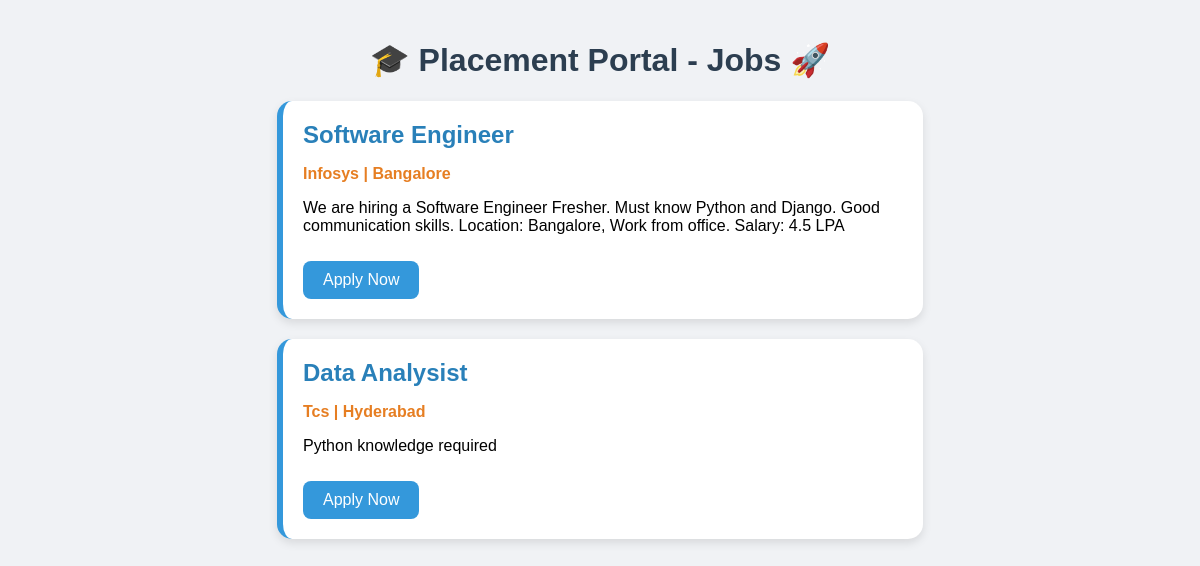
The page / on the database its author committed.
### jobs/models.py (models this page shows, shortened)
class Job(models.Model):
    title = models.CharField(max_length=100)
    company = models.CharField(max_length=100)
    location = models.CharField(max_length=100)
    description = models.TextField()

### jobs/views.py (the view)
# urls.py: path('', views.home, name='home'),
def home(request):
    jobs = Job.objects.all()
    return render(request, 'home.html', {'jobs': jobs})

### jobs/templates/home.html (shortened to what this page needs)
<!DOCTYPE html>
<html>
<head>
</head>
<body>
  <h1>🎓 Placement Portal - Jobs 🚀</h1>
  {% for job in jobs %}
  <div class="job-card">
    <h2>{{ job.title }}</h2>
    <p class="company">{{ job.company }} | {{ job.location }}</p>
    <p>{{ job.description }}</p>
    <a href="/apply/{{ job.id }}/" class="btn" style="display:inline-block; text-decoration:none; text-align:center;">Apply Now</a>
  </div>
  {% endfor %}
</body>
</html>

### jobs/templates/home.html (style rules this page uses)
body { font-family: Arial; background: #f0f2f5; margin:0; padding:20px; }
h1 { text-align:center; color: #2c3e50; }
.job-card { background: white; border-radius: 15px; padding: 20px; margin: 20px auto; max-width: 600px; box-shadow: 0 4px 10px rgba(0,0,0,0.1); border-left: 6px solid #3498db; }
.job-card h2 { color: #2980b9; margin:0; }
.company { color: #e67e22; font-weight:bold; }
.btn { background: #3498db; color: white; padding: 10px 20px; border: none; border-radius: 8px; cursor: pointer; margin-top:10px; }

### rows shown on the page
Job: title "Software Engineer", company "Infosys", location "Bangalore", description "We are hiring a Software Engineer Fresher. Must know Python and Django. Good communication skills. Location: Bangalore, Work from office. Salary: 4.5 LPA"
Job: title "Data Analysist", company "Tcs", location "Hyderabad", description "Python knowledge required"
